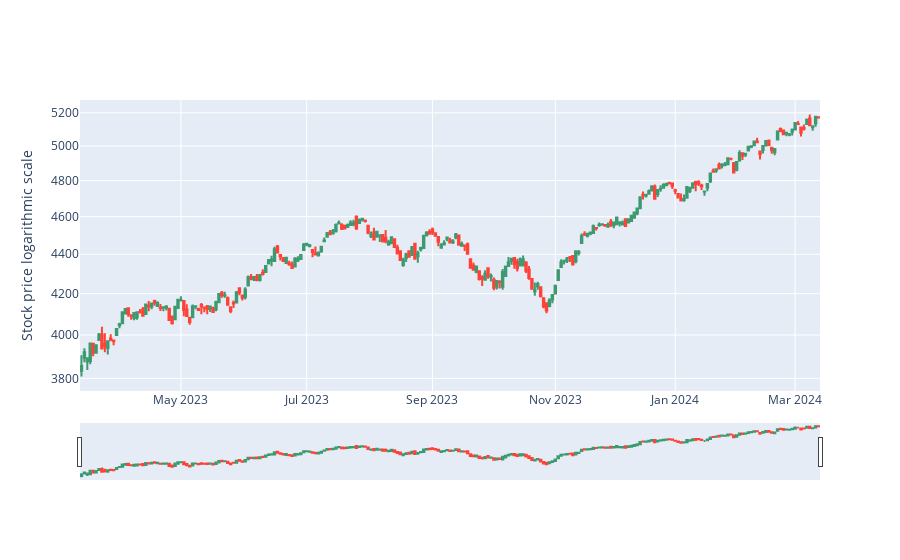
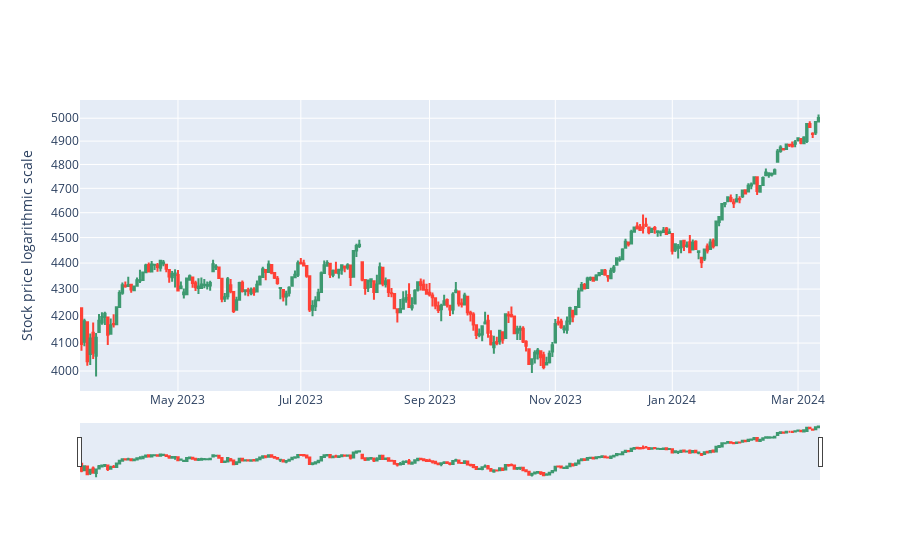

Source (notebook cell) for these figures, in order:
### Code cell
products = ["^GSPC","^STOXX50E"] # "^AEX","^DJI", "^IXIC", "^TYX", "GC=F", "2B7K.DE", "NVDA", "ASML", "AMD", "TSM"]#"BTC-USD", "ETH-USD", "SOL-USD",
# get historical market data
df = yf.download(products, period="1y", interval="1d")

plot_log_candlesticks(df, products)
